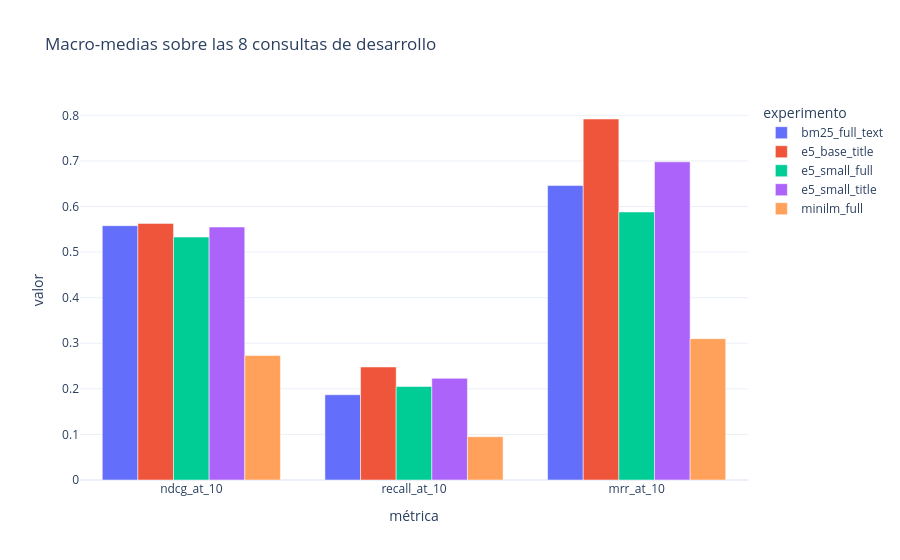

The notebook cell saved with this chart:
### Code cell
import plotly.express as px

long_macro = macro_table.melt(
    id_vars="experimento", var_name="métrica", value_name="valor"
)
px.bar(
    long_macro, x="métrica", y="valor", color="experimento",
    barmode="group", title="Macro-medias sobre las 8 consultas de desarrollo",
)

### Figure 1 — Plotly figure (JSON) as saved in the notebook; plotly's stock layout.template omitted (floating-point values rounded to 4 significant figures)
{"data": [{"alignmentgroup": "True", "hovertemplate": "experimento=bm25_full_text<br>métrica=%{x}<br>valor=%{y}<extra></extra>", "legendgroup": "bm25_full_text", "marker": {"color": "#636efa", "pattern": {"shape": ""}}, "name": "bm25_full_text", "offsetgroup": "bm25_full_text", "orientation": "v", "showlegend": true, "textposition": "auto", "type": "bar", "x": ["ndcg_at_10", "recall_at_10", "mrr_at_10"], "xaxis": "x", "y": [0.558, 0.187, 0.646], "yaxis": "y"}, {"alignmentgroup": "True", "hovertemplate": "experimento=e5_base_title<br>métrica=%{x}<br>valor=%{y}<extra></extra>", "legendgroup": "e5_base_title", "marker": {"color": "#EF553B", "pattern": {"shape": ""}}, "name": "e5_base_title", "offsetgroup": "e5_base_title", "orientation": "v", "showlegend": true, "textposition": "auto", "type": "bar", "x": ["ndcg_at_10", "recall_at_10", "mrr_at_10"], "xaxis": "x", "y": [0.563, 0.248, 0.792], "yaxis": "y"}, {"alignmentgroup": "True", "hovertemplate": "experimento=e5_small_full<br>métrica=%{x}<br>valor=%{y}<extra></extra>", "legendgroup": "e5_small_full", "marker": {"color": "#00cc96", "pattern": {"shape": ""}}, "name": "e5_small_full", "offsetgroup": "e5_small_full", "orientation": "v", "showlegend": true, "textposition": "auto", "type": "bar", "x": ["ndcg_at_10", "recall_at_10", "mrr_at_10"], "xaxis": "x", "y": [0.533, 0.205, 0.588], "yaxis": "y"}, {"alignmentgroup": "True", "hovertemplate": "experimento=e5_small_title<br>métrica=%{x}<br>valor=%{y}<extra></extra>", "legendgroup": "e5_small_title", "marker": {"color": "#ab63fa", "pattern": {"shape": ""}}, "name": "e5_small_title", "offsetgroup": "e5_small_title", "orientation": "v", "showlegend": true, "textposition": "auto", "type": "bar", "x": ["ndcg_at_10", "recall_at_10", "mrr_at_10"], "xaxis": "x", "y": [0.555, 0.223, 0.698], "yaxis": "y"}, {"alignmentgroup": "True", "hovertemplate": "experimento=minilm_full<br>métrica=%{x}<br>valor=%{y}<extra></extra>", "legendgroup": "minilm_full", "marker": {"color": "#FFA15A", "pattern": {"shape": ""}}, "name": "minilm_full", "offsetgroup": "minilm_full", "orientation": "v", "showlegend": true, "textposition": "auto", "type": "bar", "x": ["ndcg_at_10", "recall_at_10", "mrr_at_10"], "xaxis": "x", "y": [0.273, 0.095, 0.31], "yaxis": "y"}], "layout": {"barmode": "group", "legend": {"title": {"text": "experimento"}, "tracegroupgap": 0}, "title": {"text": "Macro-medias sobre las 8 consultas de desarrollo"}, "xaxis": {"anchor": "y", "domain": [0.0, 1.0], "title": {"text": "métrica"}}, "yaxis": {"anchor": "x", "domain": [0.0, 1.0], "title": {"text": "valor"}}}}
